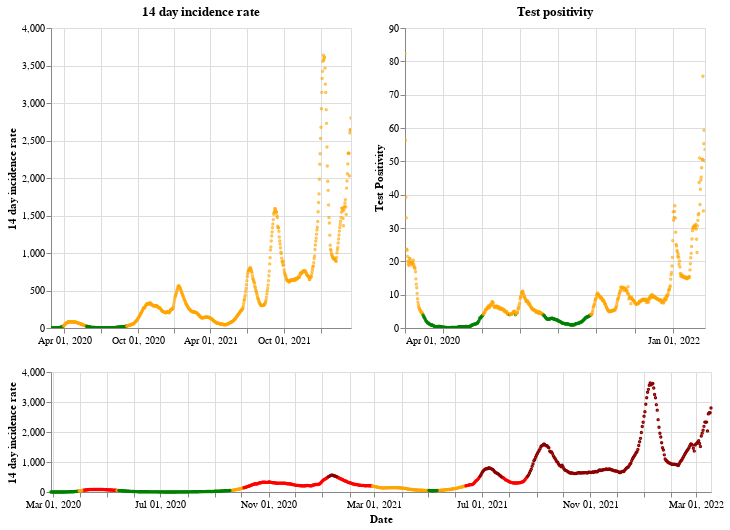

The notebook cell this image was saved under:
### Markdown cell above
## Scotland

### Code cell
plot_traffic_light('Scotland')

### Figure 1 — Vega-Lite specification as saved in the notebook (floating-point values rounded to 4 significant figures; data arrays with more than 128 entries replaced by an {"elided": "..."} marker saying what was removed)
{"config": {"view": {"continuousWidth": 400, "continuousHeight": 300}}, "vconcat": [{"hconcat": [{"mark": {"type": "point", "size": 2}, "encoding": {"color": {"condition": {"value": "green", "test": "(datum.twoWeeklyCasesRate <= 25)"}, "value": "orange"}, "tooltip": [{"type": "nominal", "field": "areaName"}, {"type": "temporal", "field": "date"}, {"type": "quantitative", "field": "twoWeeklyCasesRate"}, {"type": "quantitative", "field": "testPositivity"}], "x": {"type": "temporal", "axis": {"title": ""}, "field": "date", "scale": {"domain": {"selection": "DateBrush"}}, "timeUnit": "yearmonthdate"}, "y": {"type": "quantitative", "axis": {"title": "14 day incidence rate"}, "field": "twoWeeklyCasesRate"}}, "title": "14 day incidence rate", "width": 300}, {"mark": {"type": "point", "size": 2}, "encoding": {"color": {"condition": {"value": "green", "test": "(datum.testPositivity <= 4)"}, "value": "orange"}, "tooltip": [{"type": "nominal", "field": "areaName"}, {"type": "temporal", "field": "date"}, {"type": "quantitative", "field": "twoWeeklyCasesRate"}, {"type": "quantitative", "field": "testPositivity"}], "x": {"type": "temporal", "axis": {"title": ""}, "field": "date", "scale": {"domain": {"selection": "DateBrush"}}, "timeUnit": "yearmonthdate"}, "y": {"type": "quantitative", "axis": {"title": "Test Positivity"}, "field": "testPositivity"}}, "title": "Test positivity", "width": 300}]}, {"layer": [{"mark": {"type": "point", "size": 2}, "encoding": {"color": {"condition": {"value": "orange", "test": "(((datum.testPositivity < 4) && (datum.twoWeeklyCasesRate >= 50)) && (datum.twoWeeklyCasesRate < 200))"}, "value": "red"}, "opacity": {"condition": {"value": 1, "test": "((datum.twoWeeklyCasesRate >= 50) && (datum.twoWeeklyCasesRate < 500))"}, "value": 0}, "tooltip": [{"type": "nominal", "field": "areaName"}, {"type": "temporal", "field": "date"}, {"type": "quantitative", "field": "twoWeeklyCasesRate"}, {"type": "quantitative", "field": "testPositivity"}], "x": {"type": "temporal", "axis": {"title": "Date"}, "field": "date", "timeUnit": "yearmonthdate"}, "y": {"type": "quantitative", "axis": {"title": "14 day incidence rate"}, "field": "twoWeeklyCasesRate"}}, "selection": {"DateBrush": {"type": "interval", "encodings": ["x"], "fields": ["Time"]}}}, {"mark": {"type": "point", "size": 2}, "encoding": {"color": {"value": "darkred"}, "opacity": {"condition": {"value": 1, "test": "(datum.twoWeeklyCasesRate >= 500)"}, "value": 0}, "tooltip": [{"type": "nominal", "field": "areaName"}, {"type": "temporal", "field": "date"}, {"type": "quantitative", "field": "twoWeeklyCasesRate"}, {"type": "quantitative", "field": "testPositivity"}], "x": {"type": "temporal", "axis": {"title": "Date"}, "field": "date", "timeUnit": "yearmonthdate"}, "y": {"type": "quantitative", "axis": {"title": "14 day incidence rate"}, "field": "twoWeeklyCasesRate"}}}, {"mark": {"type": "point", "size": 2}, "encoding": {"color": {"condition": {"value": "green", "test": "((datum.testPositivity < 4) && (datum.twoWeeklyCasesRate < 50))"}, "value": "orange"}, "opacity": {"condition": {"value": 1, "test": "(datum.twoWeeklyCasesRate < 50)"}, "value": 0}, "tooltip": [{"type": "nominal", "field": "areaName"}, {"type": "temporal", "field": "date"}, {"type": "quantitative", "field": "twoWeeklyCasesRate"}, {"type": "quantitative", "field": "testPositivity"}], "x": {"type": "temporal", "axis": {"title": "Date"}, "field": "date", "timeUnit": "yearmonthdate"}, "y": {"type": "quantitative", "axis": {"title": "14 day incidence rate"}, "field": "twoWeeklyCasesRate"}}}], "height": 120, "width": 660}], "data": {"name": "data-16b28822af00a2d8660aeb9b95d97bba"}, "$schema": "https://vega.github.io/schema/vega-lite/v4.8.1.json", "datasets": {"data-16b28822af00a2d8660aeb9b95d97bba": {"elided": "750 records"}}}
